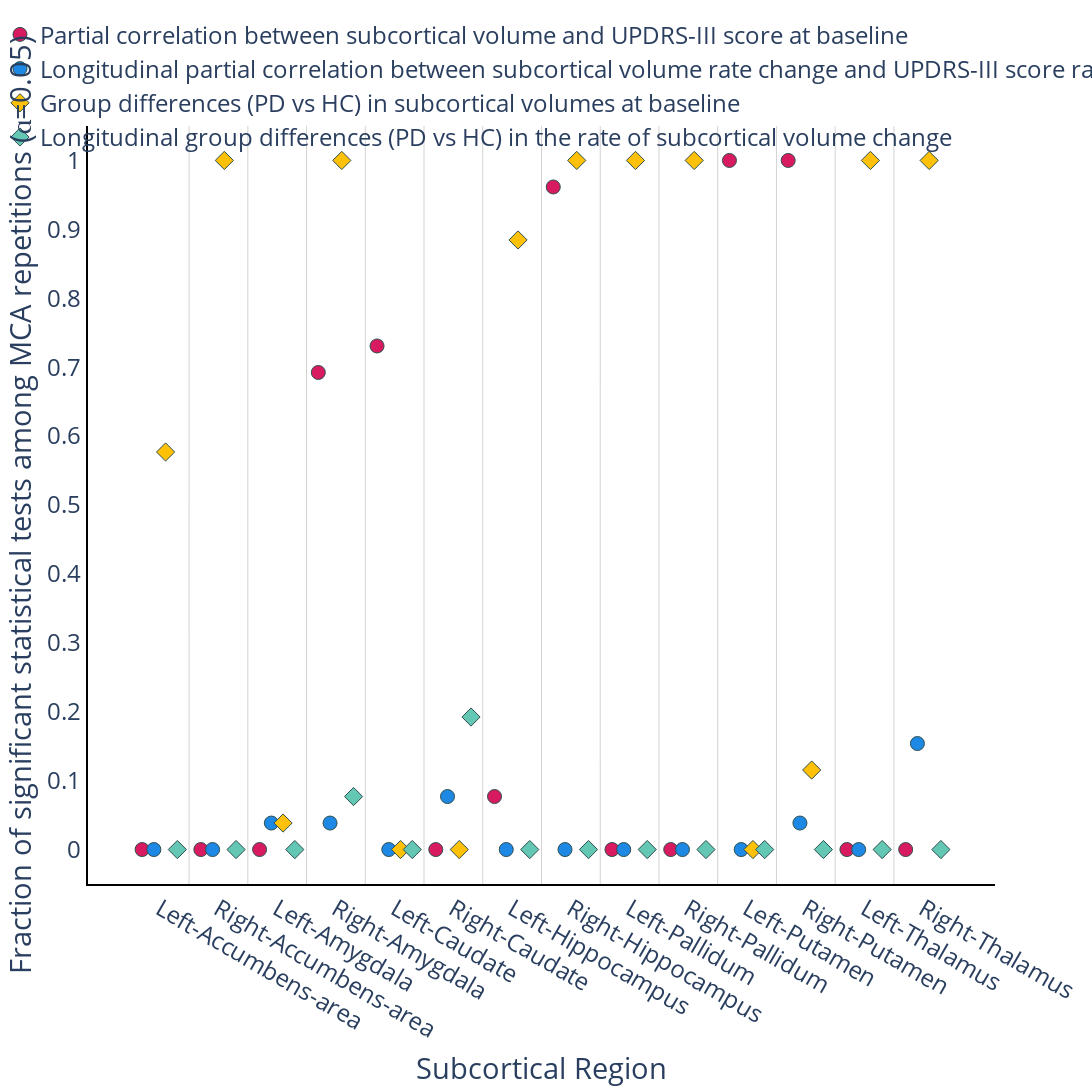

The code cell stored with this chart in its notebook:
### Markdown cell above
## Consistency of Statistically Significant Regions

This analysis quantifies the consistency of statistically significant findings across different brain regions. For each region, we compute the proportion of statistical tests that yield significant results relative to the total number of tests performed.

### Code cell
pcorr_baseline_subcortical_volume_avg = get_preprocessed_data("partial_correlation", "baseline")["data_avg"]
pcorr_longitudinal_subcortical_volume_avg = get_preprocessed_data("partial_correlation", "longitudinal")[
    "data_avg"
]   
ancova_baseline_subcortical_volume_avg = get_preprocessed_data("ancova", "baseline")[
    "data_avg"
]
ancova_longitudinal_subcortical_volume_avg = get_preprocessed_data("ancova", "longitudinal")[
    "data_avg"
]

fig = go.Figure()

colormap = px.colors.qualitative.Plotly
# colorblind palette: blue, red, green, yellow
colormap = ["#D81B60", "#1E88E5", "#FFC107", "#63C7B3"]
marker_size = 14
symbol_pcorr = "circle"
symbol_ancova = "diamond"
marker_line = dict(width=1, color="DarkSlateGrey")


def get_jittered_positions(length, jitter_amount):
    # Generate random jitter for x-axis positions
    # jit = np.random.uniform(-jitter_amount, jitter_amount, length)
    return [x + jitter_amount for x in range(length)]


# Create the scatter plot with jitter
pcorr_base = go.Scatter(
    x=get_jittered_positions(
        pcorr_baseline_subcortical_volume_avg["region"].shape[0], -0.3
    ),
    y=pcorr_baseline_subcortical_volume_avg["significant"],
    mode="markers",
    marker=dict(
        color=colormap[0], size=marker_size, symbol=symbol_pcorr, line=marker_line
    ),
    name="Partial correlation between subcortical volume and UPDRS-III score at baseline",
    text=pcorr_baseline_subcortical_volume_avg[
        "region"
    ],  # Store original region names as hover text
)

pcorr_long = go.Scatter(
    x=get_jittered_positions(
        pcorr_longitudinal_subcortical_volume_avg["region"].shape[0], -0.1
    ),
    y=pcorr_longitudinal_subcortical_volume_avg["significant"],
    mode="markers",
    marker=dict(
        color=colormap[1], size=marker_size, symbol=symbol_pcorr, line=marker_line
    ),
    name="Longitudinal partial correlation between subcortical volume rate change and UPDRS-III score rate change",
)

ancova_base = go.Scatter(
    x=get_jittered_positions(
        ancova_baseline_subcortical_volume_avg["region"].shape[0], 0.1
    ),
    y=ancova_baseline_subcortical_volume_avg["significant"],
    mode="markers",
    marker=dict(
        color=colormap[2], size=marker_size, symbol=symbol_ancova, line=marker_line
    ),
    name="Group differences (PD vs HC) in subcortical volumes at baseline",
)

ancova_long = go.Scatter(
    x=get_jittered_positions(
        ancova_longitudinal_subcortical_volume_avg["region"].shape[0], 0.3
    ),
    y=ancova_longitudinal_subcortical_volume_avg["significant"],
    mode="markers",
    marker=dict(
        color=colormap[3], size=marker_size, symbol=symbol_ancova, line=marker_line
    ),
    name="Longitudinal group differences (PD vs HC) in the rate of subcortical volume change",
)

fig.add_trace(pcorr_base)
fig.add_trace(pcorr_long)
fig.add_trace(ancova_base)
fig.add_trace(ancova_long)

fig.update_xaxes(
    title="Subcortical Region",
    tickmode="array",
    tickvals=list(range(len(pcorr_baseline_subcortical_volume_avg["region"]))),
    ticktext=pcorr_baseline_subcortical_volume_avg["region"],
)
fig.update_yaxes(
    title="Fraction of significant statistical tests among MCA repetitions (ɑ=0.05)",
    range=[-0.05, 1.05],
    dtick=0.1,
)


# Position legend within grid top-left
fig.update_layout(
    legend=dict(
        x=0.0,
        y=1.15,
        xanchor="left",
        yanchor="top",
        orientation="h",
        bgcolor="rgba(255, 255, 255, 0)",
    )
)

background_color = "White"
fig.update_layout(
    plot_bgcolor=background_color,
    paper_bgcolor=background_color,
    # margin=dict(l=20, r=20, t=50, b=20),
)

grid_color = "LightGray"

# Turn off default grid lines
fig.update_xaxes(
    gridcolor=grid_color,
    gridwidth=1,
    zeroline=False,
    showgrid=False,  # Turn off default grid
    showline=True,
    linewidth=2,
    linecolor="black",
)
fig.update_yaxes(
    gridcolor=grid_color,
    gridwidth=1,
    zeroline=False,
    showgrid=False,
    showline=True,
    linewidth=2,
    linecolor="black",
)

# Add custom vertical grid lines positioned between cortical regions
for i in range(len(regions) - 1):
    fig.add_vline(x=i + 0.5, line=dict(color=grid_color, width=1), layer="below")

# Increase font size
fig.update_layout(font=dict(size=24))

write_image(
    fig, "subcortical_volume_significance_correlation.pdf", width=1440, height=1440
)
show_figure(fig, width=1440, height=1440)

### Figure 1 — Plotly figure (JSON) as saved in the notebook; plotly's stock layout.template omitted (floating-point values rounded to 4 significant figures)
{"data": [{"marker": {"color": "#D81B60", "line": {"color": "DarkSlateGrey", "width": 1}, "size": 14, "symbol": "circle"}, "mode": "markers", "name": "Partial correlation between subcortical volume and UPDRS-III score at baseline", "text": ["Left-Accumbens-area", "Right-Accumbens-area", "Left-Amygdala", "Right-Amygdala", "Left-Caudate", "Right-Caudate", "Left-Hippocampus", "Right-Hippocampus", "Left-Pallidum", "Right-Pallidum", "Left-Putamen", "Right-Putamen", "Left-Thalamus", "Right-Thalamus"], "type": "scatter", "x": [-0.3, 0.7, 1.7, 2.7, 3.7, 4.7, 5.7, 6.7, 7.7, 8.7, 9.7, 10.7, 11.7, 12.7], "y": [0.0, 0.0, 0.0, 0.6923, 0.7308, 0.0, 0.07692, 0.9615, 0.0, 0.0, 1.0, 1.0, 0.0, 0.0]}, {"marker": {"color": "#1E88E5", "line": {"color": "DarkSlateGrey", "width": 1}, "size": 14, "symbol": "circle"}, "mode": "markers", "name": "Longitudinal partial correlation between subcortical volume rate change and UPDRS-III score rate change", "type": "scatter", "x": [-0.1, 0.9, 1.9, 2.9, 3.9, 4.9, 5.9, 6.9, 7.9, 8.9, 9.9, 10.9, 11.9, 12.9], "y": [0.0, 0.0, 0.03846, 0.03846, 0.0, 0.07692, 0.0, 0.0, 0.0, 0.0, 0.0, 0.03846, 0.0, 0.1538]}, {"marker": {"color": "#FFC107", "line": {"color": "DarkSlateGrey", "width": 1}, "size": 14, "symbol": "diamond"}, "mode": "markers", "name": "Group differences (PD vs HC) in subcortical volumes at baseline", "type": "scatter", "x": [0.1, 1.1, 2.1, 3.1, 4.1, 5.1, 6.1, 7.1, 8.1, 9.1, 10.1, 11.1, 12.1, 13.1], "y": [0.5769, 1.0, 0.03846, 1.0, 0.0, 0.0, 0.8846, 1.0, 1.0, 1.0, 0.0, 0.1154, 1.0, 1.0]}, {"marker": {"color": "#63C7B3", "line": {"color": "DarkSlateGrey", "width": 1}, "size": 14, "symbol": "diamond"}, "mode": "markers", "name": "Longitudinal group differences (PD vs HC) in the rate of subcortical volume change", "type": "scatter", "x": [0.3, 1.3, 2.3, 3.3, 4.3, 5.3, 6.3, 7.3, 8.3, 9.3, 10.3, 11.3, 12.3, 13.3], "y": [0.0, 0.0, 0.0, 0.07692, 0.0, 0.1923, 0.0, 0.0, 0.0, 0.0, 0.0, 0.0, 0.0, 0.0]}], "layout": {"font": {"size": 24}, "height": 1440, "legend": {"bgcolor": "rgba(255, 255, 255, 0)", "orientation": "h", "x": 0, "xanchor": "left", "y": 1.15, "yanchor": "top"}, "paper_bgcolor": "White", "plot_bgcolor": "White", "shapes": [{"layer": "below", "line": {"color": "LightGray", "width": 1}, "type": "line", "x0": 0.5, "x1": 0.5, "xref": "x", "y0": 0, "y1": 1, "yref": "y domain"}, {"layer": "below", "line": {"color": "LightGray", "width": 1}, "type": "line", "x0": 1.5, "x1": 1.5, "xref": "x", "y0": 0, "y1": 1, "yref": "y domain"}, {"layer": "below", "line": {"color": "LightGray", "width": 1}, "type": "line", "x0": 2.5, "x1": 2.5, "xref": "x", "y0": 0, "y1": 1, "yref": "y domain"}, {"layer": "below", "line": {"color": "LightGray", "width": 1}, "type": "line", "x0": 3.5, "x1": 3.5, "xref": "x", "y0": 0, "y1": 1, "yref": "y domain"}, {"layer": "below", "line": {"color": "LightGray", "width": 1}, "type": "line", "x0": 4.5, "x1": 4.5, "xref": "x", "y0": 0, "y1": 1, "yref": "y domain"}, {"layer": "below", "line": {"color": "LightGray", "width": 1}, "type": "line", "x0": 5.5, "x1": 5.5, "xref": "x", "y0": 0, "y1": 1, "yref": "y domain"}, {"layer": "below", "line": {"color": "LightGray", "width": 1}, "type": "line", "x0": 6.5, "x1": 6.5, "xref": "x", "y0": 0, "y1": 1, "yref": "y domain"}, {"layer": "below", "line": {"color": "LightGray", "width": 1}, "type": "line", "x0": 7.5, "x1": 7.5, "xref": "x", "y0": 0, "y1": 1, "yref": "y domain"}, {"layer": "below", "line": {"color": "LightGray", "width": 1}, "type": "line", "x0": 8.5, "x1": 8.5, "xref": "x", "y0": 0, "y1": 1, "yref": "y domain"}, {"layer": "below", "line": {"color": "LightGray", "width": 1}, "type": "line", "x0": 9.5, "x1": 9.5, "xref": "x", "y0": 0, "y1": 1, "yref": "y domain"}, {"layer": "below", "line": {"color": "LightGray", "width": 1}, "type": "line", "x0": 10.5, "x1": 10.5, "xref": "x", "y0": 0, "y1": 1, "yref": "y domain"}, {"layer": "below", "line": {"color": "LightGray", "width": 1}, "type": "line", "x0": 11.5, "x1": 11.5, "xref": "x", "y0": 0, "y1": 1, "yref": "y domain"}, {"layer": "below", "line": {"color": "LightGray", "width": 1}, "type": "line", "x0": 12.5, "x1": 12.5, "xref": "x", "y0": 0, "y1": 1, "yref": "y domain"}], "width": 1440, "xaxis": {"gridcolor": "LightGray", "gridwidth": 1, "linecolor": "black", "linewidth": 2, "showgrid": false, "showline": true, "tickmode": "array", "ticktext": ["Left-Accumbens-area", "Right-Accumbens-area", "Left-Amygdala", "Right-Amygdala", "Left-Caudate", "Right-Caudate", "Left-Hippocampus", "Right-Hippocampus", "Left-Pallidum", "Right-Pallidum", "Left-Putamen", "Right-Putamen", "Left-Thalamus", "Right-Thalamus"], "tickvals": [0, 1, 2, 3, 4, 5, 6, 7, 8, 9, 10, 11, 12, 13], "title": {"text": "Subcortical Region"}, "zeroline": false}, "yaxis": {"dtick": 0.1, "gridcolor": "LightGray", "gridwidth": 1, "linecolor": "black", "linewidth": 2, "range": [-0.05, 1.05], "showgrid": false, "showline": true, "title": {"text": "Fraction of significant statistical tests among MCA repetitions (ɑ=0.05)"}, "zeroline": false}}}
